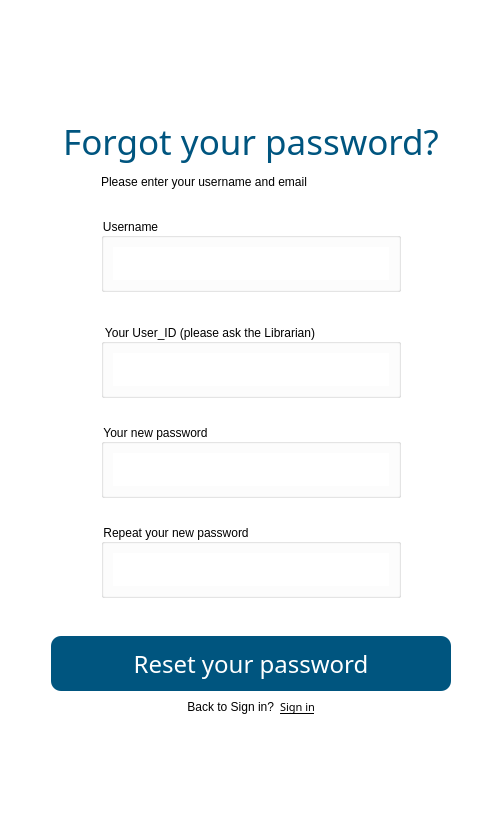
<?xml version="1.0" encoding="UTF-8"?>
<ui version="4.0">
 <class>Form</class>
 <widget class="QWidget" name="Form">
  <property name="geometry">
   <rect>
    <x>0</x>
    <y>0</y>
    <width>502</width>
    <height>834</height>
   </rect>
  </property>
  <property name="windowTitle">
   <string>Form</string>
  </property>
  <property name="styleSheet">
   <string notr="true">background-color:white;</string>
  </property>
  <layout class="QVBoxLayout" name="verticalLayout">
   <item>
    <layout class="QGridLayout" name="gridLayout_login">
     <item row="11" column="0" colspan="2">
      <layout class="QGridLayout" name="gridLayout_1_Username_2">
       <item row="0" column="1">
        <spacer name="horizontalSpacer_18">
         <property name="orientation">
          <enum>Qt::Horizontal</enum>
         </property>
         <property name="sizeHint" stdset="0">
          <size>
           <width>10</width>
           <height>20</height>
          </size>
         </property>
        </spacer>
       </item>
       <item row="0" column="2">
        <widget class="QGroupBox" name="groupBox_3">
         <property name="minimumSize">
          <size>
           <width>300</width>
           <height>0</height>
          </size>
         </property>
         <property name="maximumSize">
          <size>
           <width>500</width>
           <height>16777215</height>
          </size>
         </property>
         <property name="sizeIncrement">
          <size>
           <width>0</width>
           <height>0</height>
          </size>
         </property>
         <property name="title">
          <string>Your new password</string>
         </property>
         <layout class="QHBoxLayout" name="horizontalLayout_7">
          <item>
           <widget class="QLineEdit" name="lineEditFirstPassword">
            <property name="font">
             <font>
              <pointsize>14</pointsize>
             </font>
            </property>
            <property name="styleSheet">
             <string notr="true">border: 0px;padding: 4px</string>
            </property>
           </widget>
          </item>
         </layout>
        </widget>
       </item>
       <item row="0" column="3">
        <spacer name="horizontalSpacer_21">
         <property name="orientation">
          <enum>Qt::Horizontal</enum>
         </property>
         <property name="sizeHint" stdset="0">
          <size>
           <width>10</width>
           <height>20</height>
          </size>
         </property>
        </spacer>
       </item>
       <item row="1" column="1" colspan="3">
        <spacer name="horizontalSpacer_12">
         <property name="orientation">
          <enum>Qt::Horizontal</enum>
         </property>
         <property name="sizeHint" stdset="0">
          <size>
           <width>10</width>
           <height>20</height>
          </size>
         </property>
        </spacer>
       </item>
      </layout>
     </item>
     <item row="23" column="1">
      <spacer name="verticalSpacer_2">
       <property name="orientation">
        <enum>Qt::Vertical</enum>
       </property>
       <property name="sizeHint" stdset="0">
        <size>
         <width>20</width>
         <height>20</height>
        </size>
       </property>
      </spacer>
     </item>
     <item row="9" column="0" colspan="2">
      <layout class="QGridLayout" name="gridLayout_1_Username_6">
       <item row="0" column="2">
        <widget class="QGroupBox" name="groupBox_13">
         <property name="minimumSize">
          <size>
           <width>300</width>
           <height>0</height>
          </size>
         </property>
         <property name="maximumSize">
          <size>
           <width>500</width>
           <height>16777215</height>
          </size>
         </property>
         <property name="sizeIncrement">
          <size>
           <width>0</width>
           <height>0</height>
          </size>
         </property>
         <property name="title">
          <string>Your User_ID (please ask the Librarian)</string>
         </property>
         <layout class="QHBoxLayout" name="horizontalLayout_20">
          <item>
           <widget class="QLineEdit" name="lineEditFirstUserID">
            <property name="font">
             <font>
              <pointsize>14</pointsize>
             </font>
            </property>
            <property name="styleSheet">
             <string notr="true">border: 0px;padding: 4px</string>
            </property>
            <property name="inputMask">
             <string/>
            </property>
            <property name="placeholderText">
             <string/>
            </property>
           </widget>
          </item>
         </layout>
        </widget>
       </item>
       <item row="0" column="3">
        <spacer name="horizontalSpacer_49">
         <property name="orientation">
          <enum>Qt::Horizontal</enum>
         </property>
         <property name="sizeHint" stdset="0">
          <size>
           <width>10</width>
           <height>20</height>
          </size>
         </property>
        </spacer>
       </item>
       <item row="0" column="1">
        <spacer name="horizontalSpacer_48">
         <property name="orientation">
          <enum>Qt::Horizontal</enum>
         </property>
         <property name="sizeHint" stdset="0">
          <size>
           <width>10</width>
           <height>20</height>
          </size>
         </property>
        </spacer>
       </item>
      </layout>
     </item>
     <item row="18" column="0" colspan="2">
      <layout class="QGridLayout" name="gridLayout_4_Signin">
       <item row="0" column="0">
        <widget class="QPushButton" name="pushButton_Login">
         <property name="sizePolicy">
          <sizepolicy hsizetype="Minimum" vsizetype="Preferred">
           <horstretch>0</horstretch>
           <verstretch>0</verstretch>
          </sizepolicy>
         </property>
         <property name="minimumSize">
          <size>
           <width>400</width>
           <height>55</height>
          </size>
         </property>
         <property name="maximumSize">
          <size>
           <width>150</width>
           <height>16777215</height>
          </size>
         </property>
         <property name="font">
          <font>
           <family>Quicksand SemiBold</family>
           <pointsize>18</pointsize>
          </font>
         </property>
         <property name="cursor">
          <cursorShape>PointingHandCursor</cursorShape>
         </property>
         <property name="autoFillBackground">
          <bool>false</bool>
         </property>
         <property name="styleSheet">
          <string notr="true">background-color:rgb(0, 85, 127);;border-radius:10px;
color:white</string>
         </property>
         <property name="text">
          <string>Reset your password</string>
         </property>
        </widget>
       </item>
      </layout>
     </item>
     <item row="7" column="0" colspan="2">
      <layout class="QGridLayout" name="gridLayout_1_Username">
       <item row="2" column="0">
        <spacer name="horizontalSpacer_10">
         <property name="orientation">
          <enum>Qt::Horizontal</enum>
         </property>
         <property name="sizeHint" stdset="0">
          <size>
           <width>10</width>
           <height>20</height>
          </size>
         </property>
        </spacer>
       </item>
       <item row="2" column="2">
        <spacer name="horizontalSpacer_8">
         <property name="orientation">
          <enum>Qt::Horizontal</enum>
         </property>
         <property name="sizeHint" stdset="0">
          <size>
           <width>10</width>
           <height>20</height>
          </size>
         </property>
        </spacer>
       </item>
       <item row="1" column="0" colspan="3">
        <spacer name="horizontalSpacer_16">
         <property name="orientation">
          <enum>Qt::Horizontal</enum>
         </property>
         <property name="sizeHint" stdset="0">
          <size>
           <width>10</width>
           <height>20</height>
          </size>
         </property>
        </spacer>
       </item>
       <item row="0" column="0">
        <spacer name="horizontalSpacer_15">
         <property name="orientation">
          <enum>Qt::Horizontal</enum>
         </property>
         <property name="sizeHint" stdset="0">
          <size>
           <width>10</width>
           <height>20</height>
          </size>
         </property>
        </spacer>
       </item>
       <item row="0" column="1">
        <widget class="QLabel" name="label_8">
         <property name="styleSheet">
          <string notr="true">font: 57 10pt &quot;Quicksand Medium&quot;;</string>
         </property>
         <property name="text">
          <string>Please enter your username and email</string>
         </property>
        </widget>
       </item>
       <item row="2" column="1">
        <widget class="QGroupBox" name="groupBox">
         <property name="minimumSize">
          <size>
           <width>300</width>
           <height>0</height>
          </size>
         </property>
         <property name="maximumSize">
          <size>
           <width>500</width>
           <height>16777215</height>
          </size>
         </property>
         <property name="sizeIncrement">
          <size>
           <width>0</width>
           <height>0</height>
          </size>
         </property>
         <property name="title">
          <string>Username</string>
         </property>
         <layout class="QHBoxLayout" name="horizontalLayout">
          <item>
           <widget class="QLineEdit" name="lineEditUserName">
            <property name="font">
             <font>
              <pointsize>14</pointsize>
             </font>
            </property>
            <property name="styleSheet">
             <string notr="true">border: 0px;padding: 4px</string>
            </property>
           </widget>
          </item>
         </layout>
        </widget>
       </item>
      </layout>
     </item>
     <item row="6" column="0" colspan="2">
      <widget class="QLabel" name="label">
       <property name="sizePolicy">
        <sizepolicy hsizetype="Preferred" vsizetype="Preferred">
         <horstretch>0</horstretch>
         <verstretch>0</verstretch>
        </sizepolicy>
       </property>
       <property name="font">
        <font>
         <family>Quicksand SemiBold</family>
         <pointsize>26</pointsize>
         <weight>7</weight>
         <italic>false</italic>
         <bold>false</bold>
        </font>
       </property>
       <property name="styleSheet">
        <string notr="true">font: 75 16pt &quot;MS Shell Dlg 2&quot;;
color: rgb(0, 85, 127);
font: 63 26pt &quot;Quicksand SemiBold&quot;;</string>
       </property>
       <property name="text">
        <string>Forgot your password?</string>
       </property>
       <property name="alignment">
        <set>Qt::AlignCenter</set>
       </property>
      </widget>
     </item>
     <item row="13" column="0" colspan="2">
      <layout class="QGridLayout" name="gridLayout_2_Password">
       <item row="0" column="1">
        <widget class="QGroupBox" name="groupBox_5">
         <property name="minimumSize">
          <size>
           <width>300</width>
           <height>0</height>
          </size>
         </property>
         <property name="maximumSize">
          <size>
           <width>500</width>
           <height>16777215</height>
          </size>
         </property>
         <property name="title">
          <string>Repeat your new password</string>
         </property>
         <layout class="QHBoxLayout" name="horizontalLayout_3">
          <item>
           <widget class="QLineEdit" name="lineEditConfirmPassword">
            <property name="font">
             <font>
              <pointsize>14</pointsize>
             </font>
            </property>
            <property name="styleSheet">
             <string notr="true">border: 0px;padding: 4px</string>
            </property>
            <property name="echoMode">
             <enum>QLineEdit::PasswordEchoOnEdit</enum>
            </property>
           </widget>
          </item>
         </layout>
        </widget>
       </item>
       <item row="0" column="2">
        <spacer name="horizontalSpacer_19">
         <property name="orientation">
          <enum>Qt::Horizontal</enum>
         </property>
         <property name="sizeHint" stdset="0">
          <size>
           <width>10</width>
           <height>20</height>
          </size>
         </property>
        </spacer>
       </item>
       <item row="0" column="0">
        <spacer name="horizontalSpacer_20">
         <property name="orientation">
          <enum>Qt::Horizontal</enum>
         </property>
         <property name="sizeHint" stdset="0">
          <size>
           <width>10</width>
           <height>20</height>
          </size>
         </property>
        </spacer>
       </item>
      </layout>
     </item>
     <item row="5" column="0">
      <spacer name="verticalSpacer_5">
       <property name="orientation">
        <enum>Qt::Vertical</enum>
       </property>
       <property name="sizeHint" stdset="0">
        <size>
         <width>20</width>
         <height>40</height>
        </size>
       </property>
      </spacer>
     </item>
     <item row="19" column="0" colspan="2">
      <layout class="QGridLayout" name="gridLayout_3_Signup">
       <item row="0" column="3">
        <widget class="QPushButton" name="pushButton_Signin">
         <property name="font">
          <font>
           <family>Quicksand Medium</family>
           <pointsize>8</pointsize>
           <weight>7</weight>
           <italic>false</italic>
           <bold>false</bold>
           <underline>true</underline>
          </font>
         </property>
         <property name="cursor">
          <cursorShape>PointingHandCursor</cursorShape>
         </property>
         <property name="layoutDirection">
          <enum>Qt::LeftToRight</enum>
         </property>
         <property name="styleSheet">
          <string notr="true">background-color:none;border:0px;font: 57 8pt &quot;Quicksand Medium&quot;;
text-decoration: underline;</string>
         </property>
         <property name="text">
          <string>Sign in</string>
         </property>
        </widget>
       </item>
       <item row="0" column="0">
        <spacer name="horizontalSpacer_3">
         <property name="orientation">
          <enum>Qt::Horizontal</enum>
         </property>
         <property name="sizeHint" stdset="0">
          <size>
           <width>40</width>
           <height>20</height>
          </size>
         </property>
        </spacer>
       </item>
       <item row="0" column="1" colspan="2">
        <widget class="QLabel" name="label_2">
         <property name="text">
          <string>Back to Sign in?</string>
         </property>
         <property name="alignment">
          <set>Qt::AlignRight|Qt::AlignTrailing|Qt::AlignVCenter</set>
         </property>
        </widget>
       </item>
       <item row="0" column="4">
        <spacer name="horizontalSpacer_4">
         <property name="orientation">
          <enum>Qt::Horizontal</enum>
         </property>
         <property name="sizeHint" stdset="0">
          <size>
           <width>40</width>
           <height>20</height>
          </size>
         </property>
        </spacer>
       </item>
      </layout>
     </item>
     <item row="10" column="0" colspan="2">
      <spacer name="horizontalSpacer_22">
       <property name="orientation">
        <enum>Qt::Horizontal</enum>
       </property>
       <property name="sizeHint" stdset="0">
        <size>
         <width>10</width>
         <height>20</height>
        </size>
       </property>
      </spacer>
     </item>
     <item row="15" column="0" colspan="2">
      <layout class="QHBoxLayout" name="horizontalLayout_resetpassword">
       <item>
        <spacer name="horizontalSpacer_11">
         <property name="orientation">
          <enum>Qt::Horizontal</enum>
         </property>
         <property name="sizeHint" stdset="0">
          <size>
           <width>10</width>
           <height>20</height>
          </size>
         </property>
        </spacer>
       </item>
       <item>
        <widget class="QLabel" name="labelNotificationPasswordConfirm">
         <property name="sizePolicy">
          <sizepolicy hsizetype="Preferred" vsizetype="Ignored">
           <horstretch>0</horstretch>
           <verstretch>0</verstretch>
          </sizepolicy>
         </property>
         <property name="font">
          <font>
           <family>Quicksand Light</family>
           <pointsize>12</pointsize>
          </font>
         </property>
         <property name="text">
          <string/>
         </property>
        </widget>
       </item>
       <item>
        <spacer name="horizontalSpacer_23">
         <property name="orientation">
          <enum>Qt::Horizontal</enum>
         </property>
         <property name="sizeHint" stdset="0">
          <size>
           <width>40</width>
           <height>20</height>
          </size>
         </property>
        </spacer>
       </item>
      </layout>
     </item>
     <item row="14" column="1">
      <widget class="QLabel" name="labelNotification_2">
       <property name="sizePolicy">
        <sizepolicy hsizetype="Preferred" vsizetype="Ignored">
         <horstretch>0</horstretch>
         <verstretch>0</verstretch>
        </sizepolicy>
       </property>
       <property name="font">
        <font>
         <family>Quicksand Light</family>
         <pointsize>12</pointsize>
        </font>
       </property>
       <property name="text">
        <string/>
       </property>
      </widget>
     </item>
     <item row="8" column="0" colspan="2">
      <layout class="QHBoxLayout" name="horizontalLayout_resetpassword_3">
       <item>
        <spacer name="horizontalSpacer_14">
         <property name="orientation">
          <enum>Qt::Horizontal</enum>
         </property>
         <property name="sizeHint" stdset="0">
          <size>
           <width>10</width>
           <height>20</height>
          </size>
         </property>
        </spacer>
       </item>
       <item>
        <widget class="QLabel" name="labelNotificationUserNameConfirm">
         <property name="sizePolicy">
          <sizepolicy hsizetype="Preferred" vsizetype="Ignored">
           <horstretch>0</horstretch>
           <verstretch>0</verstretch>
          </sizepolicy>
         </property>
         <property name="font">
          <font>
           <family>Quicksand Light</family>
           <pointsize>12</pointsize>
          </font>
         </property>
         <property name="text">
          <string/>
         </property>
        </widget>
       </item>
       <item>
        <spacer name="horizontalSpacer_25">
         <property name="orientation">
          <enum>Qt::Horizontal</enum>
         </property>
         <property name="sizeHint" stdset="0">
          <size>
           <width>40</width>
           <height>20</height>
          </size>
         </property>
        </spacer>
       </item>
      </layout>
     </item>
    </layout>
   </item>
  </layout>
 </widget>
 <resources/>
 <connections/>
</ui>
